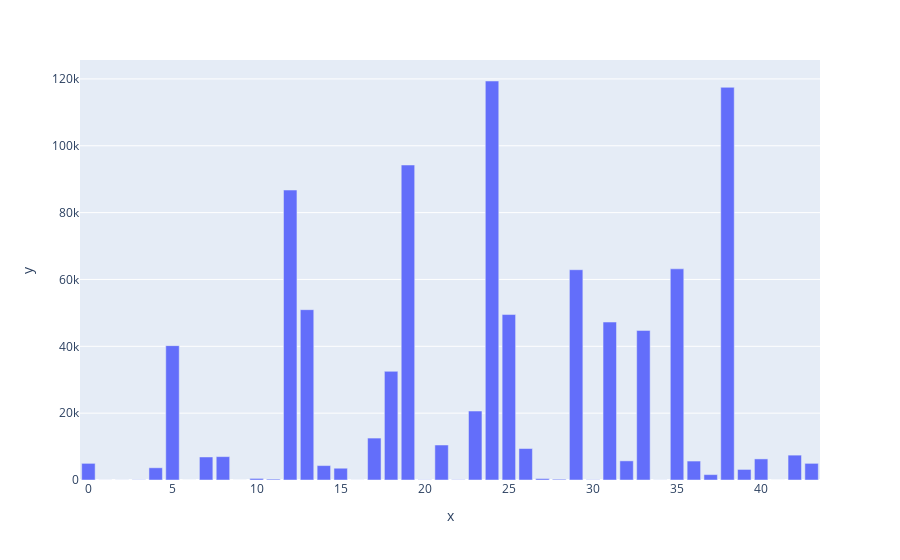

The cell this chart's notebook holds for it:
### Code cell
from sklearn.model_selection import train_test_split
from sklearn.feature_selection import SelectKBest,f_regression
from sklearn.linear_model import LinearRegression
from sklearn.metrics import mean_absolute_error

import plotly.express as plt

y = playerDf['points']
X = playerDf.drop(droped_features,axis=1)

X_train,X_test,y_train,y_test = train_test_split(X,y,test_size=0.33)

def feature_Selection_points(X_train,y_train,X_test):
    fs = SelectKBest(score_func=f_regression,k='all')
    fs.fit(X_train,y_train)
    #tranform train input data
    X_train_fs = fs.transform(X_train)
    #transform test input data
    X_test_fs = fs.transform(X_test)
    return X_train_fs,X_test_fs,fs

#feature selection
X_train_fs,X_test_fs,fs = feature_Selection_points(X_train,y_train,X_test)

#fit model
model = LinearRegression()
model.fit(X_train_fs,y_train)

#evalue a model
y_predict = model.predict(X_test_fs)

# evaluate predictions
mae = mean_absolute_error(y_test, y_predict)
print('MAE: %.3f' % mae)

# what are scores for the features
for i in range(len(fs.scores_)):
	print('Feature%d %s: %f' % (i, fs.feature_names_in_[i], fs.scores_[i]))
fig = plt.bar(x=[i for i in range(len(fs.scores_))],y=fs.scores_)
fig.show()

### Figure 1 — Plotly figure (JSON) as saved in the notebook; plotly's stock layout.template omitted (floating-point values rounded to 4 significant figures)
{"data": [{"alignmentgroup": "True", "hovertemplate": "x=%{x}<br>y=%{y}<extra></extra>", "legendgroup": "", "marker": {"color": "#636efa", "pattern": {"shape": ""}}, "name": "", "offsetgroup": "", "orientation": "v", "showlegend": false, "textposition": "auto", "type": "bar", "x": [0, 1, 2, 3, 4, 5, 6, 7, 8, 9, 10, 11, 12, 13, 14, 15, 16, 17, 18, 19, 20, 21, 22, 23, 24, 25, 26, 27, 28, 29, 30, 31, 32, 33, 34, 35, 36, 37, 38, 39, 40, 41, 42, 43], "xaxis": "x", "y": [4981.0, 12.32, 18.99, 62.55, 3657.0, 40200.0, 0.5738, 6889.0, 6995.0, 6.082, 471.8, 266.8, 86750.0, 50960.0, 4314.0, 3521.0, 14.45, 12540.0, 32510.0, 94240.0, 62.46, 10470.0, 79.55, 20630.0, 119400.0, 49500.0, 9413.0, 426.8, 231.4, 62910.0, 76.87, 47260.0, 5726.0, 44750.0, 26.36, 63180.0, 5670.0, 1612.0, 117500.0, 3158.0, 6311.0, 0.1161, 7440.0, 4981.0], "yaxis": "y"}], "layout": {"barmode": "relative", "legend": {"tracegroupgap": 0}, "margin": {"t": 60}, "xaxis": {"anchor": "y", "domain": [0, 1], "title": {"text": "x"}}, "yaxis": {"anchor": "x", "domain": [0, 1], "title": {"text": "y"}}}}
